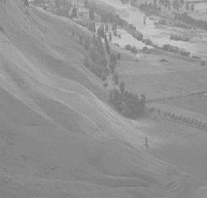
#> input picture Prova/Pratica 1 e 2/Histograma/wiki.png, 207 x 198 px
$ python 'AULA 2 - 3 - equalização de histograma.py'
#> lines starting #> are read from the running program, lines starting #| are printed output that depends on the picture
import cv2

# Carrega a imagem em tons de cinza
img = cv2.imread('wiki.png', 0)
#> img is the input picture: shape (198, 207); min 114, max 208, mean 147

# Equaliza a imagem
equ = cv2.equalizeHist(img)  # Retorna a imagem equalizada
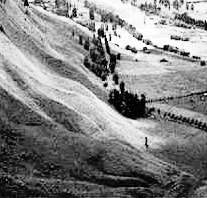
#> equ: shape (198, 207); min 0, max 255, mean 131

# Mostra a imagem original e a imagem equalizada
cv2.imshow("Imagem Original", img)
cv2.imshow("Imagem Equalizada", equ)
cv2.waitKey(0)
cv2.destroyAllWindows()

"""
A equalização de histograma é um método de processamento de imagem que redistribui as intensidades dos pixels de
forma que o histograma resultante seja mais uniforme. Isso geralmente é feito para melhorar o contraste da imagem e
realçar detalhes. A equalização de histograma é particularmente útil em imagens com uma distribuição desigual de
intensidades, como imagens que são muito escuras ou muito claras.

O código carrega uma imagem em tons de cinza ('wiki.png') e em seguida aplica a equalização de histograma usando a
função cv2.equalizeHist(). A imagem original e a imagem equalizada são exibidas em janelas separadas usando
cv2.imshow(). Após pressionar qualquer tecla, as janelas são fechadas usando cv2.destroyAllWindows().
"""
